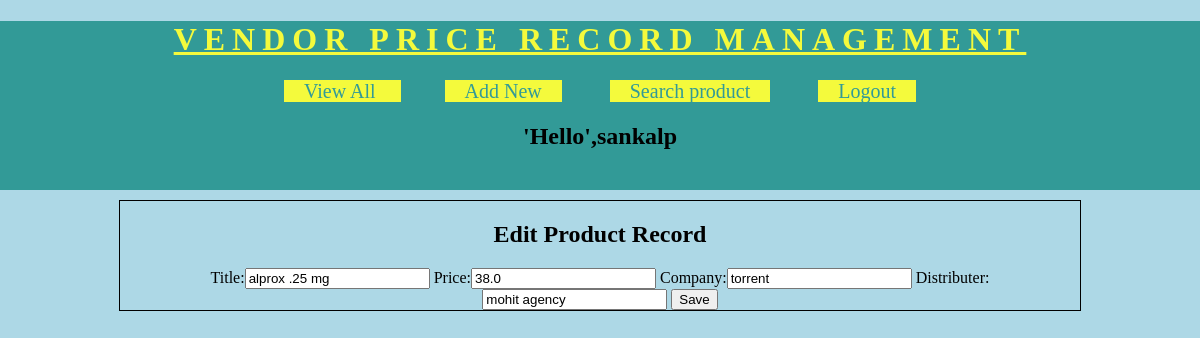
Screenshot of /BRMapp/edit-product?productid=9 (signed in) with the database file from the repository.
### BRMapp/models.py (models this page shows)
class Product(models.Model):
    title=models.CharField(max_length=100)
    price=models.FloatField(max_length=100)
    company=models.CharField(max_length=100)
    distributer=models.CharField(max_length=100)

### BRMapp/views.py (the view)
# urls.py: url('edit-product',views.editProduct),
@login_required(login_url="/BRMapp/login/")
def editProduct(request):
        product=models.Product.objects.get(id=request.GET['productid'])
        fields={'title':product.title,'price':product.price,'company':product.company,'distributer':product.distributer}
        form=NewProductForm(initial=fields)
        res=render(request,"BRMapp/edit_product.html",{'form':form,'product':product})
        return res

### BRMapp/forms.py
class NewProductForm(forms.Form):
    title=forms.CharField(label='Title',max_length=100)
    price=forms.FloatField(label='Price')
    company=forms.CharField(label='Company')
    distributer=forms.CharField(label='Distributer')

### templates/BRMapp/edit_product.html (shortened to what this page needs)
<!DOCTYPE html>
{% load staticfiles %}
<html lang="en" dir="ltr">
  <head>
    <link rel="stylesheet" href="{% static '/css/BRMstyle.css'%}">
  </head>
  <body>
    <div id="header">
      <h1>VENDOR PRICE RECORD MANAGEMENT</h1>
      <div id="nav">
        <a href="/BRMapp/view-products">View All </a>
        <a href="/BRMapp/new-product">Add New</a>
        <a href="/BRMapp/search-product">Search product</a>
        <a href="/BRMapp/logout">Logout</a>
        </div>
          <h2>'Hello',{{request.session.username}}</h2>
      </div>
      <div id="main">
        <h2>Edit Product Record</h2>
        <form action="/BRMapp/edit" method="post">
          {{form}}
          <input type="submit" value="Save">
          </form>
        </div>
  </body>
</html>

### static/css/BRMstyle.css (style rules this page uses)
body { background-color:lightblue; margin:0px 0px 0px 0px; font-family:"calibri"; }
#header { background-color: #329A97; padding-bottom: 20px; text-align: center; text-decoration: none; }
#header h1 { text-align: center; color: #f4FA3C; text-decoration: underline; letter-spacing: 7px; }
#nav { width: 60%; margin:auto; }
#nav a { background-color: #f4FA3C; width: 150px; margin:20px; border:solid 2px #329A97; font-size: 20px; color: #329A97; padding-left: 20px; padding-right: 20px; text-decoration: none; }
#main { margin:auto; border:solid 1px black; width:80%; margin-top:10px; }
#main h2,#main form { text-align: center; }

### rows the page displays
Product: title "alprox .25 mg", price "38.0", company "torrent", distributer "mohit agency"

### other values shown
{{ request.session.username }} "sankalp"
